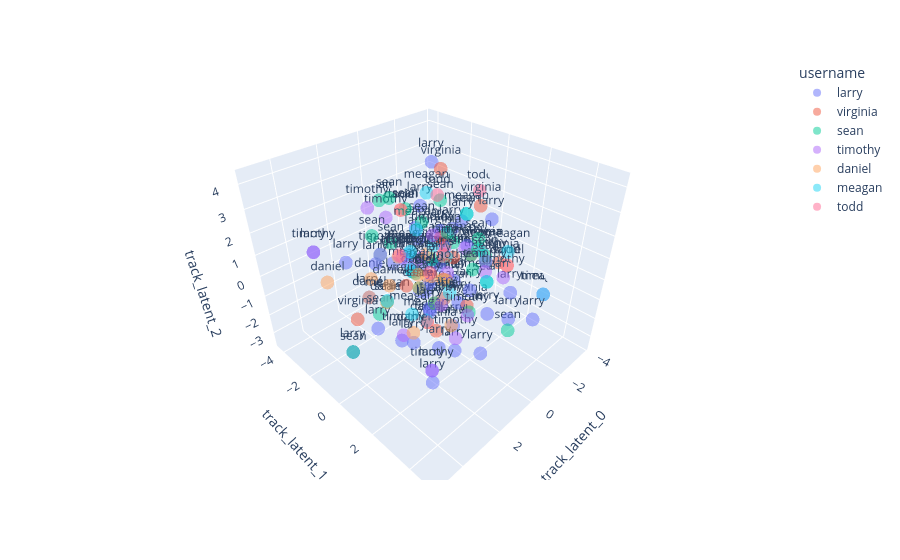
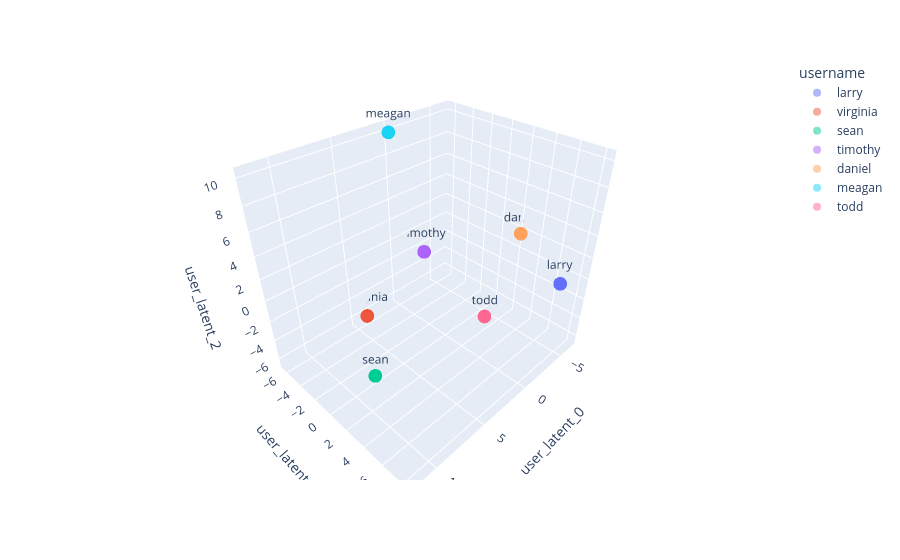

Notebook code for these charts, in order:
### Code cell
df_tracks = df_matrix_mf_filtered.copy()
df_tracks = df_tracks.sample(frac=1) # Shuffle the dataframe
df_tracks = df_tracks[:150] # Keep only 1000 tracks
df_tracks["username"] = df_tracks["username"].cat.remove_unused_categories()
df_tracks["id"] = df_tracks["id"].cat.remove_unused_categories()

# Add item latent factors to the dataframe
n_components = 3
items_latent_columns = [f"track_latent_{i}" for i in range(n_components)]
pca_items = PCA(n_components=n_components)
pca_items.fit(lmf.item_vectors.cpu().numpy())
for track_id in df_tracks["id"].unique():
    latent_factors = lmf.get_item_factors([whole_matrix_dataset.itemnames_to_ids([track_id])[0]]).tolist()
    df_tracks.loc[df_tracks["id"] == track_id, items_latent_columns] = pca_items.transform(latent_factors).flatten()

# Add user latent factors to the dataframe
users_latent_columns = [f"user_latent_{i}" for i in range(n_components)]
pca_user = PCA(n_components=n_components)
pca_user.fit(lmf.user_vectors.cpu().numpy())
for user_id in df_tracks["username"].unique():
    latent_factors = lmf.get_user_factors([whole_matrix_dataset.usernames_to_ids([user_id])[0]]).tolist()
    df_tracks.loc[df_tracks["username"] == user_id, users_latent_columns] = pca_user.transform(latent_factors).flatten()

plotting.plot_latent_space(
    df=df_tracks,
    color=df_tracks["username"],
    text=df_tracks["username"],
    latent_columns=items_latent_columns,
).show()

plotting.plot_latent_space(
    df=df_tracks,
    color=df_tracks["username"],
    text=df_tracks["username"],
    latent_columns=users_latent_columns,
).show()

### Figure 1 — Plotly figure (JSON) as saved in the notebook; plotly's stock layout.template omitted (floating-point values rounded to 4 significant figures)
{"data": [{"hovertemplate": "username=%{text}<br>track_latent_0=%{x}<br>track_latent_1=%{y}<br>track_latent_2=%{z}<extra></extra>", "legendgroup": "larry", "marker": {"color": "#636efa", "opacity": 0.5, "symbol": "circle"}, "mode": "markers+text", "name": "larry", "scene": "scene", "showlegend": true, "text": ["larry", "larry", "larry", "larry", "larry", "larry", "larry", "larry", "larry", "larry", "larry", "larry", "larry", "larry", "larry", "larry", "larry", "larry", "larry", "larry", "larry", "larry", "larry", "larry", "larry", "larry", "larry", "larry", "larry", "larry", "larry", "larry", "larry", "larry", "larry", "larry", "larry", "larry", "larry", "larry", "larry", "larry", "larry"], "textposition": "top center", "type": "scatter3d", "x": [-2.021, 2.16, 4.137, 0.9137, -0.674, -0.6381, 1.513, -0.5949, 2.459, 2.243, -1.242, -1.648, 0.8039, -2.261, -0.2326, -0.6219, -1.162, 0.21, 5.078, -0.4046, 0.3745, -1.475, 0.5581, 3.859, -0.2862, -1.233, -1.403, 1.072, -0.3589, 1.02, 2.911, 2.355, 0.3562, -0.2297, 1.476, -0.5708, -0.778, 1.111, 0.4897, -1.909, 0.26, 2.23, -0.05564], "y": [1.181, 1.868, -2.306, -2.85, -1.437, -1.623, 1.074, -1.306, 2.076, 1.988, -2.439, -0.2151, -0.9707, -1.1, -3.054, -0.4297, 2.904, 0.3092, 0.9587, 2.215, 4.912, -0.8474, 1.604, 2.127, 0.1307, 2.816, 0.3438, -3.328, -0.6801, 0.03348, -2.124, -1.137, 1.525, 2.402, 1.022, -0.1195, -2.073, 1.219, 2.181, -0.968, -1.208, 0.9278, 0.9265], "z": [-2.907, -2.903, 1.637, -0.7255, -0.7854, 2.014, -0.5985, -2.231, 0.4301, -3.432, -0.1928, 1.46, 0.229, -2.373, -1.339, 1.331, -1.643, 0.427, -0.5057, -3.521, 0.5048, -1.802, -3.104, -0.003822, 0.9335, -0.3722, 0.6216, -2.76, 4.293, -0.5922, 0.6696, -2.482, -0.7062, 3.156, 0.5631, -1.943, 0.7278, -2.84, 0.3325, 0.671, -0.6315, -1.997, -2.546]}, {"hovertemplate": "username=%{text}<br>track_latent_0=%{x}<br>track_latent_1=%{y}<br>track_latent_2=%{z}<extra></extra>", "legendgroup": "virginia", "marker": {"color": "#EF553B", "opacity": 0.5, "symbol": "circle"}, "mode": "markers+text", "name": "virginia", "scene": "scene", "showlegend": true, "text": ["virginia", "virginia", "virginia", "virginia", "virginia", "virginia", "virginia", "virginia", "virginia", "virginia", "virginia", "virginia", "virginia"], "textposition": "top center", "type": "scatter3d", "x": [-0.8502, -3.82, 1.522, -1.591, -0.06483, -2.324, 0.4242, -1.544, -0.568, -1.801, -1.01, -2.315, 3.996], "y": [1.369, -1.449, -0.198, -1.397, -0.1977, 1.339, 0.389, 0.3844, -0.3593, -1.35, -0.04543, 0.3685, -0.1554], "z": [3.057, -1.815, -0.1704, 3.408, -1.968, -0.1804, -2.863, -2.628, 1.067, -2.197, 0.04011, -0.01406, -0.3725]}, {"hovertemplate": "username=%{text}<br>track_latent_0=%{x}<br>track_latent_1=%{y}<br>track_latent_2=%{z}<extra></extra>", "legendgroup": "sean", "marker": {"color": "#00cc96", "opacity": 0.5, "symbol": "circle"}, "mode": "markers+text", "name": "sean", "scene": "scene", "showlegend": true, "text": ["sean", "sean", "sean", "sean", "sean", "sean", "sean", "sean", "sean", "sean", "sean", "sean", "sean", "sean", "sean", "sean", "sean", "sean", "sean", "sean", "sean", "sean", "sean", "sean", "sean", "sean", "sean", "sean", "sean"], "textposition": "top center", "type": "scatter3d", "x": [-1.808, 5.078, 1.107, -0.3832, -1.228, -1.744, -1.941, -1.122, -0.8019, -0.06483, 1.185, -0.8112, 1.761, -0.6347, 1.315, 0.874, 1.851, -2.11, -2.658, -0.02929, 0.26, -1.551, -3.82, 0.2876, 0.829, 1.342, -0.203, -0.7415, -1.635], "y": [0.6032, 0.9587, 0.1025, -0.2338, 1.446, 1.093, 2.421, -0.6131, -0.2118, -0.1977, 2.839, -2.165, -1.176, -4.284, -2.443, -1.754, -1.615, -0.3608, -0.1076, -2.897, -1.208, 1.378, -1.449, -0.5751, -2.6, -0.3132, -0.5033, 1.182, -0.6388], "z": [0.8776, -0.5057, -0.3516, 2.866, 0.7191, 0.04546, -3.054, -1.534, 1.261, -1.968, 1.955, -1.739, -1.415, 1.284, 1.057, 2.863, -2.267, 1.553, -0.3081, -0.07248, -0.6315, -0.7674, -1.815, 2.043, -0.1539, 3.116, 0.1102, -2.049, 0.2453]}, {"hovertemplate": "username=%{text}<br>track_latent_0=%{x}<br>track_latent_1=%{y}<br>track_latent_2=%{z}<extra></extra>", "legendgroup": "timothy", "marker": {"color": "#ab63fa", "opacity": 0.5, "symbol": "circle"}, "mode": "markers+text", "name": "timothy", "scene": "scene", "showlegend": true, "text": ["timothy", "timothy", "timothy", "timothy", "timothy", "timothy", "timothy", "timothy", "timothy", "timothy", "timothy", "timothy", "timothy", "timothy", "timothy", "timothy", "timothy", "timothy", "timothy", "timothy"], "textposition": "top center", "type": "scatter3d", "x": [2.16, 1.986, 0.8269, 2.134, -0.6482, -1.371, 1.568, -0.3229, 0.1016, 1.029, -1.743, -3.757, 0.06262, 1.665, -1.744, -0.7842, 4.137, 1.043, 0.829, 0.3401], "y": [1.868, 0.05306, 1.047, 0.3377, -2.395, -2.281, 3.03, 2.202, 3.345, -2.974, -3.158, 2.83, -3.013, 1.403, 1.093, 0.7643, -2.306, 2.059, -2.6, 0.8861], "z": [-2.903, -2.321, -0.8295, 1.708, -0.7305, -1.182, 0.2685, 0.78, 1.324, 2.035, -2.074, -1.844, 1.188, 2.901, 0.04546, 0.9649, 1.637, -1.799, -0.1539, 0.4053]}, {"hovertemplate": "username=%{text}<br>track_latent_0=%{x}<br>track_latent_1=%{y}<br>track_latent_2=%{z}<extra></extra>", "legendgroup": "daniel", "marker": {"color": "#FFA15A", "opacity": 0.5, "symbol": "circle"}, "mode": "markers+text", "name": "daniel", "scene": "scene", "showlegend": true, "text": ["daniel", "daniel", "daniel", "daniel", "daniel", "daniel", "daniel", "daniel", "daniel", "daniel", "daniel", "daniel", "daniel", "daniel", "daniel", "daniel", "daniel", "daniel", "daniel", "daniel"], "textposition": "top center", "type": "scatter3d", "x": [1.099, 0.6833, 2.063, 0.4631, -1.475, 0.4867, -1.801, -0.2504, -0.5065, 1.107, 0.9004, 0.4306, 1.072, -0.09961, 2.088, 1.761, 3.913, -0.5708, -0.2738, -3.116], "y": [0.02198, 1.47, 0.7353, -0.1309, -0.8474, -1.545, -1.35, 0.08337, -1.134, 0.1025, -3.294, -1.875, -3.328, -0.4407, -0.5472, -1.176, -2.02, -0.1195, -0.8642, 1.223], "z": [0.2583, -1.724, -1.702, -2.676, -1.802, 2.278, -2.197, 0.529, -1.207, -0.3516, -1.775, -0.1123, -2.76, -0.6683, -0.05003, -1.415, 0.2866, -1.943, 0.1606, -0.7817]}, {"hovertemplate": "username=%{text}<br>track_latent_0=%{x}<br>track_latent_1=%{y}<br>track_latent_2=%{z}<extra></extra>", "legendgroup": "meagan", "marker": {"color": "#19d3f3", "opacity": 0.5, "symbol": "circle"}, "mode": "markers+text", "name": "meagan", "scene": "scene", "showlegend": true, "text": ["meagan", "meagan", "meagan", "meagan", "meagan", "meagan", "meagan", "meagan", "meagan", "meagan", "meagan", "meagan", "meagan", "meagan", "meagan", "meagan"], "textposition": "top center", "type": "scatter3d", "x": [0.8303, -0.6482, -0.9881, -2.239, -3.757, 1.177, 0.2837, -1.551, -2.063, -2.315, 0.9931, -1.88, 1.092, 3.108, 2.239, -2.11], "y": [0.1929, -2.395, -1.228, 1.805, 2.83, -0.3073, -0.3, 1.378, -1.162, 0.3685, -0.5028, -1.283, -0.02514, 1.837, -0.5469, -0.3608], "z": [-2.15, -0.7305, 0.1073, 0.5995, -1.844, 1.211, 3.392, -0.7674, -3.007, -0.01406, 0.1654, -0.9438, 2.266, 0.5268, -0.7237, 1.553]}, {"hovertemplate": "username=%{text}<br>track_latent_0=%{x}<br>track_latent_1=%{y}<br>track_latent_2=%{z}<extra></extra>", "legendgroup": "todd", "marker": {"color": "#FF6692", "opacity": 0.5, "symbol": "circle"}, "mode": "markers+text", "name": "todd", "scene": "scene", "showlegend": true, "text": ["todd", "todd", "todd", "todd", "todd", "todd", "todd", "todd", "todd"], "textposition": "top center", "type": "scatter3d", "x": [-0.9662, -3.116, -2.336, 1.819, 2.467, -3.57, 0.4867, 0.4631, -1.421], "y": [-0.605, 1.223, -1.789, 1.417, 0.5599, -0.9216, -1.545, -0.1309, -1.412], "z": [-0.06403, -0.7817, -0.7297, 1.412, 2.06, 1.911, 2.278, -2.676, 2.292]}], "layout": {"legend": {"title": {"text": "username"}, "tracegroupgap": 0}, "margin": {"t": 60}, "scene": {"domain": {"x": [0, 1], "y": [0, 1]}, "xaxis": {"title": {"text": "track_latent_0"}}, "yaxis": {"title": {"text": "track_latent_1"}}, "zaxis": {"title": {"text": "track_latent_2"}}}}}

### Figure 2 — Plotly figure (JSON) as saved in the notebook; plotly's stock layout.template omitted (floating-point values rounded to 4 significant figures)
{"data": [{"hovertemplate": "username=%{text}<br>user_latent_0=%{x}<br>user_latent_1=%{y}<br>user_latent_2=%{z}<extra></extra>", "legendgroup": "larry", "marker": {"color": "#636efa", "opacity": 0.5, "symbol": "circle"}, "mode": "markers+text", "name": "larry", "scene": "scene", "showlegend": true, "text": ["larry", "larry", "larry", "larry", "larry", "larry", "larry", "larry", "larry", "larry", "larry", "larry", "larry", "larry", "larry", "larry", "larry", "larry", "larry", "larry", "larry", "larry", "larry", "larry", "larry", "larry", "larry", "larry", "larry", "larry", "larry", "larry", "larry", "larry", "larry", "larry", "larry", "larry", "larry", "larry", "larry", "larry", "larry"], "textposition": "top center", "type": "scatter3d", "x": [-3.516, -3.516, -3.516, -3.516, -3.516, -3.516, -3.516, -3.516, -3.516, -3.516, -3.516, -3.516, -3.516, -3.516, -3.516, -3.516, -3.516, -3.516, -3.516, -3.516, -3.516, -3.516, -3.516, -3.516, -3.516, -3.516, -3.516, -3.516, -3.516, -3.516, -3.516, -3.516, -3.516, -3.516, -3.516, -3.516, -3.516, -3.516, -3.516, -3.516, -3.516, -3.516, -3.516], "y": [8.275, 8.275, 8.275, 8.275, 8.275, 8.275, 8.275, 8.275, 8.275, 8.275, 8.275, 8.275, 8.275, 8.275, 8.275, 8.275, 8.275, 8.275, 8.275, 8.275, 8.275, 8.275, 8.275, 8.275, 8.275, 8.275, 8.275, 8.275, 8.275, 8.275, 8.275, 8.275, 8.275, 8.275, 8.275, 8.275, 8.275, 8.275, 8.275, 8.275, 8.275, 8.275, 8.275], "z": [1.243, 1.243, 1.243, 1.243, 1.243, 1.243, 1.243, 1.243, 1.243, 1.243, 1.243, 1.243, 1.243, 1.243, 1.243, 1.243, 1.243, 1.243, 1.243, 1.243, 1.243, 1.243, 1.243, 1.243, 1.243, 1.243, 1.243, 1.243, 1.243, 1.243, 1.243, 1.243, 1.243, 1.243, 1.243, 1.243, 1.243, 1.243, 1.243, 1.243, 1.243, 1.243, 1.243]}, {"hovertemplate": "username=%{text}<br>user_latent_0=%{x}<br>user_latent_1=%{y}<br>user_latent_2=%{z}<extra></extra>", "legendgroup": "virginia", "marker": {"color": "#EF553B", "opacity": 0.5, "symbol": "circle"}, "mode": "markers+text", "name": "virginia", "scene": "scene", "showlegend": true, "text": ["virginia", "virginia", "virginia", "virginia", "virginia", "virginia", "virginia", "virginia", "virginia", "virginia", "virginia", "virginia", "virginia"], "textposition": "top center", "type": "scatter3d", "x": [3.626, 3.626, 3.626, 3.626, 3.626, 3.626, 3.626, 3.626, 3.626, 3.626, 3.626, 3.626, 3.626], "y": [-6.432, -6.432, -6.432, -6.432, -6.432, -6.432, -6.432, -6.432, -6.432, -6.432, -6.432, -6.432, -6.432], "z": [-6.432, -6.432, -6.432, -6.432, -6.432, -6.432, -6.432, -6.432, -6.432, -6.432, -6.432, -6.432, -6.432]}, {"hovertemplate": "username=%{text}<br>user_latent_0=%{x}<br>user_latent_1=%{y}<br>user_latent_2=%{z}<extra></extra>", "legendgroup": "sean", "marker": {"color": "#00cc96", "opacity": 0.5, "symbol": "circle"}, "mode": "markers+text", "name": "sean", "scene": "scene", "showlegend": true, "text": ["sean", "sean", "sean", "sean", "sean", "sean", "sean", "sean", "sean", "sean", "sean", "sean", "sean", "sean", "sean", "sean", "sean", "sean", "sean", "sean", "sean", "sean", "sean", "sean", "sean", "sean", "sean", "sean", "sean"], "textposition": "top center", "type": "scatter3d", "x": [11.85, 11.85, 11.85, 11.85, 11.85, 11.85, 11.85, 11.85, 11.85, 11.85, 11.85, 11.85, 11.85, 11.85, 11.85, 11.85, 11.85, 11.85, 11.85, 11.85, 11.85, 11.85, 11.85, 11.85, 11.85, 11.85, 11.85, 11.85, 11.85], "y": [5.295, 5.295, 5.295, 5.295, 5.295, 5.295, 5.295, 5.295, 5.295, 5.295, 5.295, 5.295, 5.295, 5.295, 5.295, 5.295, 5.295, 5.295, 5.295, 5.295, 5.295, 5.295, 5.295, 5.295, 5.295, 5.295, 5.295, 5.295, 5.295], "z": [0.8227, 0.8227, 0.8227, 0.8227, 0.8227, 0.8227, 0.8227, 0.8227, 0.8227, 0.8227, 0.8227, 0.8227, 0.8227, 0.8227, 0.8227, 0.8227, 0.8227, 0.8227, 0.8227, 0.8227, 0.8227, 0.8227, 0.8227, 0.8227, 0.8227, 0.8227, 0.8227, 0.8227, 0.8227]}, {"hovertemplate": "username=%{text}<br>user_latent_0=%{x}<br>user_latent_1=%{y}<br>user_latent_2=%{z}<extra></extra>", "legendgroup": "timothy", "marker": {"color": "#ab63fa", "opacity": 0.5, "symbol": "circle"}, "mode": "markers+text", "name": "timothy", "scene": "scene", "showlegend": true, "text": ["timothy", "timothy", "timothy", "timothy", "timothy", "timothy", "timothy", "timothy", "timothy", "timothy", "timothy", "timothy", "timothy", "timothy", "timothy", "timothy", "timothy", "timothy", "timothy", "timothy"], "textposition": "top center", "type": "scatter3d", "x": [-2.541, -2.541, -2.541, -2.541, -2.541, -2.541, -2.541, -2.541, -2.541, -2.541, -2.541, -2.541, -2.541, -2.541, -2.541, -2.541, -2.541, -2.541, -2.541, -2.541], "y": [-5.237, -5.237, -5.237, -5.237, -5.237, -5.237, -5.237, -5.237, -5.237, -5.237, -5.237, -5.237, -5.237, -5.237, -5.237, -5.237, -5.237, -5.237, -5.237, -5.237], "z": [-1.718, -1.718, -1.718, -1.718, -1.718, -1.718, -1.718, -1.718, -1.718, -1.718, -1.718, -1.718, -1.718, -1.718, -1.718, -1.718, -1.718, -1.718, -1.718, -1.718]}, {"hovertemplate": "username=%{text}<br>user_latent_0=%{x}<br>user_latent_1=%{y}<br>user_latent_2=%{z}<extra></extra>", "legendgroup": "daniel", "marker": {"color": "#FFA15A", "opacity": 0.5, "symbol": "circle"}, "mode": "markers+text", "name": "daniel", "scene": "scene", "showlegend": true, "text": ["daniel", "daniel", "daniel", "daniel", "daniel", "daniel", "daniel", "daniel", "daniel", "daniel", "daniel", "daniel", "daniel", "daniel", "daniel", "daniel", "daniel", "daniel", "daniel", "daniel"], "textposition": "top center", "type": "scatter3d", "x": [-6.565, -6.565, -6.565, -6.565, -6.565, -6.565, -6.565, -6.565, -6.565, -6.565, -6.565, -6.565, -6.565, -6.565, -6.565, -6.565, -6.565, -6.565, -6.565, -6.565], "y": [2.308, 2.308, 2.308, 2.308, 2.308, 2.308, 2.308, 2.308, 2.308, 2.308, 2.308, 2.308, 2.308, 2.308, 2.308, 2.308, 2.308, 2.308, 2.308, 2.308], "z": [1.737, 1.737, 1.737, 1.737, 1.737, 1.737, 1.737, 1.737, 1.737, 1.737, 1.737, 1.737, 1.737, 1.737, 1.737, 1.737, 1.737, 1.737, 1.737, 1.737]}, {"hovertemplate": "username=%{text}<br>user_latent_0=%{x}<br>user_latent_1=%{y}<br>user_latent_2=%{z}<extra></extra>", "legendgroup": "meagan", "marker": {"color": "#19d3f3", "opacity": 0.5, "symbol": "circle"}, "mode": "markers+text", "name": "meagan", "scene": "scene", "showlegend": true, "text": ["meagan", "meagan", "meagan", "meagan", "meagan", "meagan", "meagan", "meagan", "meagan", "meagan", "meagan", "meagan", "meagan", "meagan", "meagan", "meagan"], "textposition": "top center", "type": "scatter3d", "x": [0.5153, 0.5153, 0.5153, 0.5153, 0.5153, 0.5153, 0.5153, 0.5153, 0.5153, 0.5153, 0.5153, 0.5153, 0.5153, 0.5153, 0.5153, 0.5153], "y": [-5.832, -5.832, -5.832, -5.832, -5.832, -5.832, -5.832, -5.832, -5.832, -5.832, -5.832, -5.832, -5.832, -5.832, -5.832, -5.832], "z": [10.2, 10.2, 10.2, 10.2, 10.2, 10.2, 10.2, 10.2, 10.2, 10.2, 10.2, 10.2, 10.2, 10.2, 10.2, 10.2]}, {"hovertemplate": "username=%{text}<br>user_latent_0=%{x}<br>user_latent_1=%{y}<br>user_latent_2=%{z}<extra></extra>", "legendgroup": "todd", "marker": {"color": "#FF6692", "opacity": 0.5, "symbol": "circle"}, "mode": "markers+text", "name": "todd", "scene": "scene", "showlegend": true, "text": ["todd", "todd", "todd", "todd", "todd", "todd", "todd", "todd", "todd"], "textposition": "top center", "type": "scatter3d", "x": [-3.367, -3.367, -3.367, -3.367, -3.367, -3.367, -3.367, -3.367, -3.367], "y": [1.622, 1.622, 1.622, 1.622, 1.622, 1.622, 1.622, 1.622, 1.622], "z": [-5.858, -5.858, -5.858, -5.858, -5.858, -5.858, -5.858, -5.858, -5.858]}], "layout": {"legend": {"title": {"text": "username"}, "tracegroupgap": 0}, "margin": {"t": 60}, "scene": {"domain": {"x": [0, 1], "y": [0, 1]}, "xaxis": {"title": {"text": "user_latent_0"}}, "yaxis": {"title": {"text": "user_latent_1"}}, "zaxis": {"title": {"text": "user_latent_2"}}}}}
